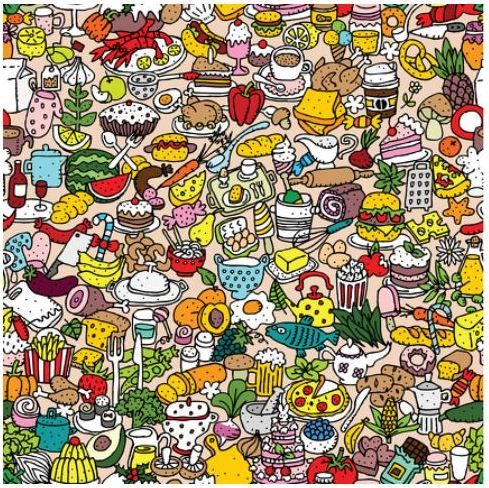
#> input picture ImagenActividad5.jpg, 489 x 488 px
$ jupyter execute 'Actividad 5 Rojos.ipynb'
#> lines starting #> are read from the running program, lines starting #| are printed output that depends on the picture
[cell 1]
# Detectar colores rojos

import cv2 as cv

# Valores del rango de rojos
r1 = 100
g1 = 0
b1 = 0
r2 = 255
g2 = 100
b2 = 100

islas = 0

mapa = cv.imread('ImagenActividad5.jpg', 1)
#> mapa is the input picture: shape (488, 489, 3); mean B, G, R 115.8, 144.3, 162.1
filtro = cv.imread('ImagenActividad5.jpg', 1)
w =mapa.shape[0]
#> w = 488
h =mapa.shape[1]
#> h = 489

def esRojo(i, j):
    if(filtro[i, j][2] >= r1 and filtro[i, j][2] <= r2):
        if(filtro[i, j][1] >= g1 and filtro[i, j][1] <= g2):
            if(filtro[i, j][0] >= b1 and filtro[i, j][0] <= b2):
                return True;
    return False;

def metodoRecursivo(i, j):
    if not(i < 0 or i >= w or j < 0 or j >= h):
        if(esRojo(i,j)):
            filtro[i,j][2] = 0
            filtro[i,j][1] = 0
            filtro[i,j][0] = 0
            metodoRecursivo(i - 1, j)
            metodoRecursivo(i + 1, j)
            metodoRecursivo(i, j - 1)
            metodoRecursivo(i, j + 1)
    return

for i in range(w):
    for j in range(h):
        if(esRojo(i, j)):
            islas += 1
            metodoRecursivo(i, j);
#> after the loop, islas = 6802

cv.imshow('Original',mapa)
cv.imshow('filtro',filtro)
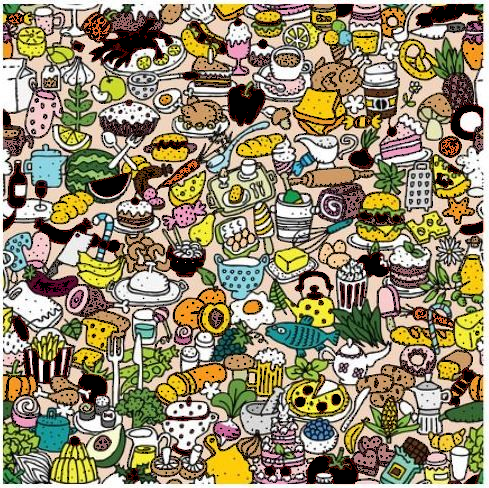
#> window 'filtro': shape (488, 489, 3); mean B, G, R 111.3, 138.7, 149.2
print('islas:',islas)
#| islas: 6802
cv.waitKey(0)
cv.destroyAllWindows()
